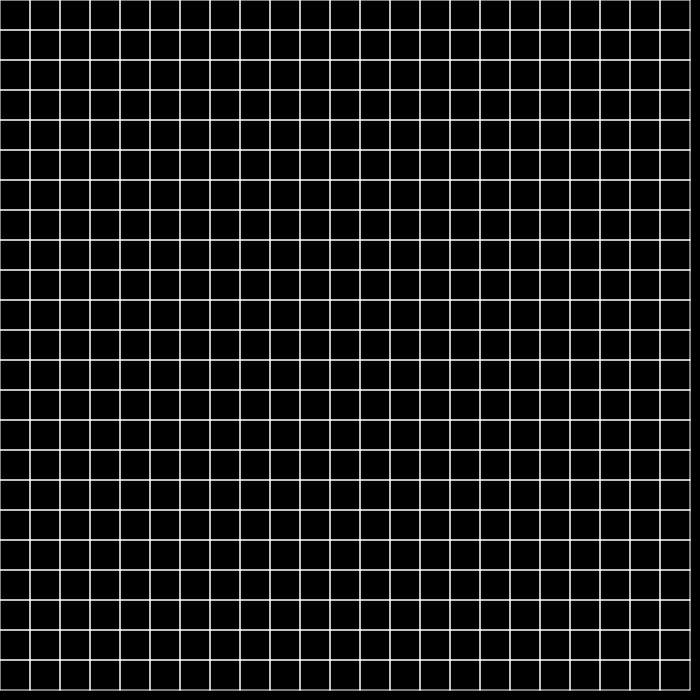
Frame 1 (no input)
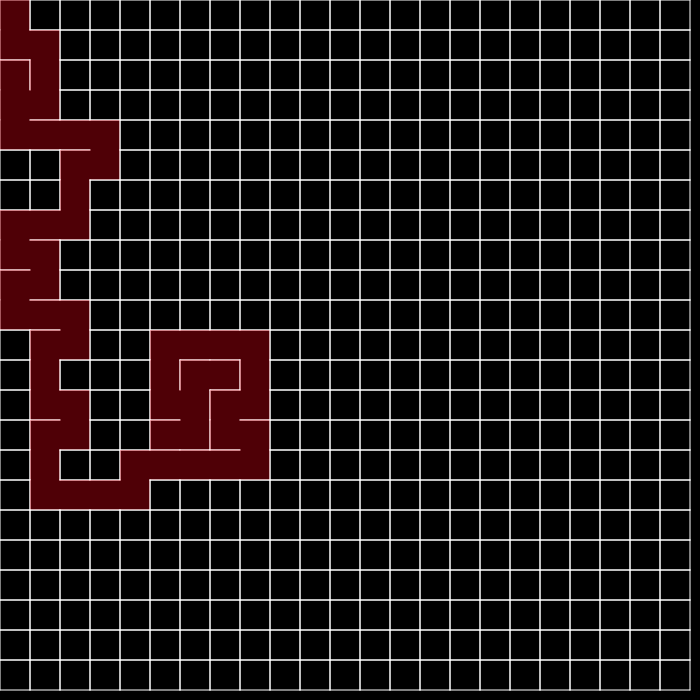
Frame 60 (no input)
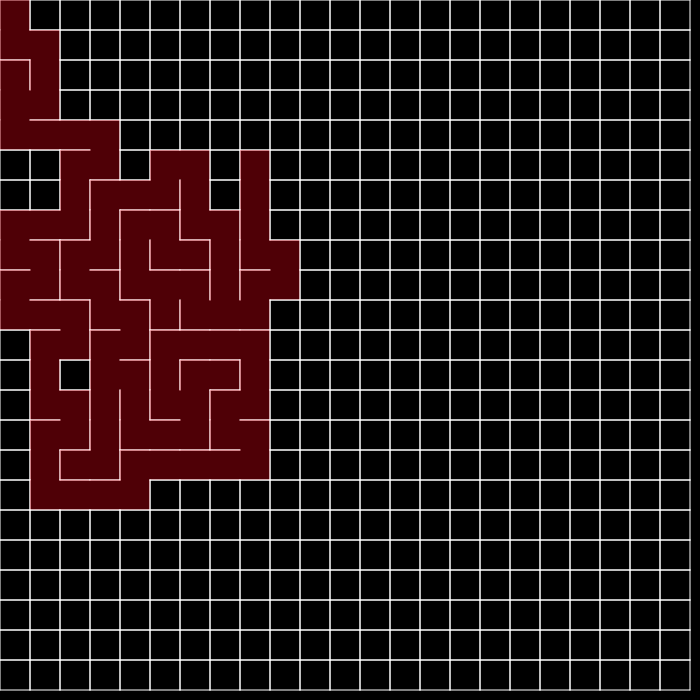
Frame 120 (the mouse pressed at the canvas centre since frame 60)

The p5.js sketch that drew these frames (run headless with seeded random() and noise() and a simulated clock; from frame 60 on, the mouse is pressed at the canvas centre):

// p5.js sketch
// ── sketch.js
var cols, rows;
var w = 30;
var grid = [];
var isDownloadable=true;
var current;
var button;

var stack = [];

function setup() {
  createCanvas(700, 700);
  cols = floor(width / w);
  rows = floor(height / w);
  //frameRate(5);

  for (var j = 0; j < rows; j++) {
    for (var i = 0; i < cols; i++) {
      var cell = new Cell(i, j);
      grid.push(cell);
    }
  }

  current = grid[0];
  button= createButton('download');
  button.mousePressed(akFunction);
  button.style("visibility","hidden")

}
function akFunction(){
    let canvas = document.getElementById("defaultCanvas0");
    
    // (B2) CREATE LINK
   let anchor = document.createElement("a");
   anchor.download = "download.png";
   anchor.href = canvas.toDataURL("image/png");
  
   // (B3) "FORCE DOWNLOAD"
   anchor.click();
   anchor.remove();
}

function draw() {
  background(0);
  
  for (var i = 0; i < grid.length; i++) {
    grid[i].show();
  }

  current.visited = true;
  
  // STEP 1
  var next = current.checkNeighbors();
  if (next) {
    next.visited = true;

    // STEP 2
    stack.push(current);

    // STEP 3
    removeWalls(current, next);

    // STEP 4
    current = next;
  }
   
  else if (stack.length > 0) {
    current = stack.pop();
  }
  else if(stack.length==0){
    button.style("visibility","visible")
  }
  

}

function index(i, j) {
  if (i < 0 || j < 0 || i > cols - 1 || j > rows - 1) {
    return -1;
  }
  return i + j * cols;
}


function removeWalls(a, b) {
  var x = a.i - b.i;
  if (x === 1) {
    a.walls[3] = false;
    b.walls[1] = false;
  } else if (x === -1) {
    a.walls[1] = false;
    b.walls[3] = false;
  }
  var y = a.j - b.j;
  if (y === 1) {
    a.walls[0] = false;
    b.walls[2] = false;
  } else if (y === -1) {
    a.walls[2] = false;
    b.walls[0] = false;
  }
}

function Cell(i, j) {
    this.i = i;
    this.j = j;
    this.walls = [true, true, true, true];
    this.visited = false;
  
    this.checkNeighbors = function() {
      var neighbors = [];
  
      var top = grid[index(i, j - 1)];
      var right = grid[index(i + 1, j)];
      var bottom = grid[index(i, j + 1)];
      var left = grid[index(i - 1, j)];
  
      if (top && !top.visited) {
        neighbors.push(top);
      }
      if (right && !right.visited) {
        neighbors.push(right);
      }
      if (bottom && !bottom.visited) {
        neighbors.push(bottom);
      }
      if (left && !left.visited) {
        neighbors.push(left);
      }
  
      if (neighbors.length > 0) {
        var r = floor(random(0, neighbors.length));
        return neighbors[r];
      } else {
        return undefined;
      }
  
  
    }
    this.highlight = function() {
      var x = this.i * w;
      var y = this.j * w;
      noStroke();
      fill(0, 0, 255, 100);
      rect(x, y, w, w);
  
    }
    this.unhilight = function() {
        var x = this.i * w;
        var y = this.j * w;
        noStroke();
        fill(255, 0, 255, 100);
        rect(x, y, w, w);
    
      }
    this.getRandom=function(){
        return floor(random(0,255));
    }
    this.show = function() {
      var x = this.i * w;
      var y = this.j * w;
      stroke(255);
      if (this.walls[0]) {
        line(x, y, x + w, y);
      }
      if (this.walls[1]) {
        line(x + w, y, x + w, y + w);
      }
      if (this.walls[2]) {
        line(x + w, y + w, x, y + w);
      }
      if (this.walls[3]) {
        line(x, y + w, x, y);
      }
  
      if (this.visited) {
        noStroke();
        
        fill(250, 0, 20, 80);
        rect(x, y, w, w);
      }
    }
  }
